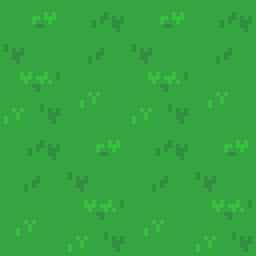
#> input picture grass.png, 64 x 64 px (shown 4 times larger)
$ python main.py
#> lines starting #> are read from the running program, lines starting #| are printed output that depends on the picture
import random
import math
from PIL import Image

# Configuration
MAP_WIDTH = 30
MAP_HEIGHT = 30
POPULATION_SIZE = 50
MUTATION_RATE = 0.03
GENERATIONS = 200

PLAINS = 0
MOUNTAIN = 1
RIVER = 2
ROCK = 3

TILE_IMAGES = {
    PLAINS: Image.open("grass.png"),
    MOUNTAIN: Image.open("mountain.png"),
    RIVER: Image.open("river.png"),
    ROCK: Image.open("rock.png")
}
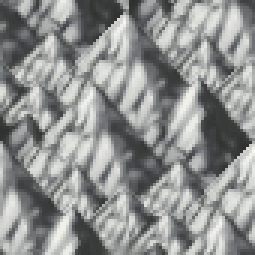
#> input picture mountain.png, 85 x 85 px (shown 3 times larger)
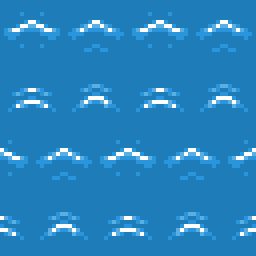
#> input picture river.png, 64 x 64 px (shown 4 times larger)
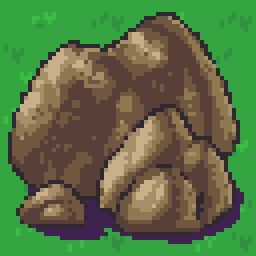
#> input picture rock.png, 64 x 64 px (shown 4 times larger)

TILE_SIZE = TILE_IMAGES[PLAINS].size  # e.g. (64, 64)
#> TILE_SIZE = (64, 64)


def generate_random_map():
    """
    Generate a random 30x30 map (2D list) of tile types (0-3).
    Partially constrain edges to be mountains from the start.
    """
    m = []
    for y in range(MAP_HEIGHT):
        row = []
        for x in range(MAP_WIDTH):
            # Force edges to be MOUNTAIN
            if x == 0 or x == MAP_WIDTH - 1 or y == 0 or y == MAP_HEIGHT - 1:
                row.append(MOUNTAIN)
            else:
                # Random tile among {PLAINS, MOUNTAIN, RIVER, ROCK}
                row.append(random.randint(0, 3))
        m.append(row)
    return m


def is_in_central_circle(x, y, center=15, radius=8):
    dist_sq = (x - center) ** 2 + (y - center) ** 2
    return dist_sq <= radius ** 2


def enforce_constraints(tile_map):
    for y in range(MAP_HEIGHT):
        for x in range(MAP_WIDTH):
            if is_in_central_circle(x, y):
                tile_map[y][x] = PLAINS

    for x in range(MAP_WIDTH):
        tile_map[0][x] = MOUNTAIN
        tile_map[MAP_HEIGHT - 1][x] = MOUNTAIN
    for y in range(MAP_HEIGHT):
        tile_map[y][0] = MOUNTAIN
        tile_map[y][MAP_WIDTH - 1] = MOUNTAIN


def get_river_row(x):
    """
    Return the y-position for the river at column x.
    This function defines a slight curvature (sine wave, for instance).
    """
    return int(15 + 3 * math.sin(2 * math.pi * x / MAP_WIDTH))


def place_river(tile_map):
    for x in range(MAP_WIDTH):
        y_river = get_river_row(x)

        for offset in [-1, 0, 1]:
            yy = y_river + offset
            if 0 < yy < MAP_HEIGHT - 1:
                tile_map[yy][x] = RIVER


def place_rocks(tile_map, num_clusters=8):
    """
    Randomly place several small clusters (3-5 tiles) of ROCK
    on the PLAINS. We do this after the river & circle constraints.
    """
    for _ in range(num_clusters):
        while True:
            cx = random.randint(5, MAP_WIDTH - 5)
            cy = random.randint(5, MAP_HEIGHT - 5)
            if tile_map[cy][cx] != MOUNTAIN:
                break
        cluster_size = random.randint(3, 5)
        for _ in range(cluster_size):
            nx = cx + random.randint(-1, 1)
            ny = cy + random.randint(-1, 1)
            if 0 < nx < MAP_WIDTH - 1 and 0 < ny < MAP_HEIGHT - 1:
                if tile_map[ny][nx] == PLAINS:
                    tile_map[ny][nx] = ROCK


def calculate_fitness(tile_map):
    score = 0

    # 1. Central circle should be plains
    for y in range(MAP_HEIGHT):
        for x in range(MAP_WIDTH):
            if is_in_central_circle(x, y):
                if tile_map[y][x] == PLAINS:
                    score += 1
                else:
                    score -= 1  # penalty if not plains

    # 2. Edges should be mountains
    for x in range(MAP_WIDTH):
        for y in range(MAP_HEIGHT):
            if tile_map[y][x] == MOUNTAIN:
                if is_in_central_circle(x, y, 15, 13):
                    score -= 10
                else:
                    score += 5

    # 3. check if river is near get_river_row(x)
    for x in range(MAP_WIDTH):
        y_river = get_river_row(x)
        found_river_in_band = False
        for offset in [-1, 0, 1]:
            yy = y_river + offset
            if 0 <= yy < MAP_HEIGHT and tile_map[yy][x] == RIVER:
                found_river_in_band = True
                break
        if found_river_in_band:
            score += 50
        else:
            score -= 500

    # 4. Rough measure for rock clusters on plains
    rock_count = 0
    for y in range(MAP_HEIGHT):
        for x in range(MAP_WIDTH):
            if tile_map[y][x] == ROCK:
                rock_count += 1

    if 20 <= rock_count <= 40:
        score += 50
    else:
        score -= abs(rock_count - 22)  # penalty if too many/few

    return score


def crossover(map1, map2):
    child = []
    mid = MAP_HEIGHT // 2
    for y in range(MAP_HEIGHT):
        if y < mid:
            child.append(map1[y][:])  # copy row from map1
        else:
            child.append(map2[y][:])  # copy row from map2
    return child


def mutate(tile_map):
    for y in range(MAP_HEIGHT):
        for x in range(MAP_WIDTH):
            if random.random() < MUTATION_RATE:
                tile_map[y][x] = random.randint(0, 3)

    enforce_constraints(tile_map)

    place_river(tile_map)

    for yy in range(MAP_HEIGHT):
        for xx in range(MAP_WIDTH):
            if tile_map[yy][xx] == ROCK:
                tile_map[yy][xx] = PLAINS

    place_rocks(tile_map)

    return tile_map


def main():
   for i in range(10):
       # 1. Initialize population
       population = []
       for _ in range(POPULATION_SIZE):
           individual = generate_random_map()

           enforce_constraints(individual)
           place_river(individual)
           place_rocks(individual)
           population.append(individual)

       for generation in range(GENERATIONS):
           fitness_scores = [calculate_fitness(ind) for ind in population]

           best_score = max(fitness_scores)
           avg_score = sum(fitness_scores) / len(fitness_scores)

           if generation % 10 == 0:
               print(f"Generation {generation + 1} - Best: {best_score}, Avg: {int(avg_score)}")

           # Select parents (elite selection + random selection, for example)
           sorted_pop = [x for _, x in sorted(zip(fitness_scores, population), key=lambda x: x[0], reverse=True)]

           # Take top 5 as elites
           new_population = sorted_pop[:5]

           while len(new_population) < POPULATION_SIZE:
               parent1 = random.choice(sorted_pop[:15])
               parent2 = random.choice(sorted_pop[:15])
               child = crossover(parent1, parent2)
               child = mutate(child)
               new_population.append(child)

           population = new_population

       final_fitness_scores = [calculate_fitness(ind) for ind in population]
       best_index = max(range(len(population)), key=lambda i: final_fitness_scores[i])
       best_map = population[best_index]

       render_map_image(best_map, f"generated_map{i}.png")
       print("Best map saved to generated_map.png")


def render_map_image(tile_map, output_path):
    out_width = MAP_WIDTH * TILE_SIZE[0]
    out_height = MAP_HEIGHT * TILE_SIZE[1]
    out_img = Image.new('RGB', (out_width, out_height))

    for y in range(MAP_HEIGHT):
        for x in range(MAP_WIDTH):
            tile_type = tile_map[y][x]
            tile_img = TILE_IMAGES[tile_type]

            out_img.paste(tile_img, (x * TILE_SIZE[0], y * TILE_SIZE[1]))

    out_img.save(output_path)


if __name__ == "__main__":
#> (the run stopped early here; a loop or call above may not have finished)
